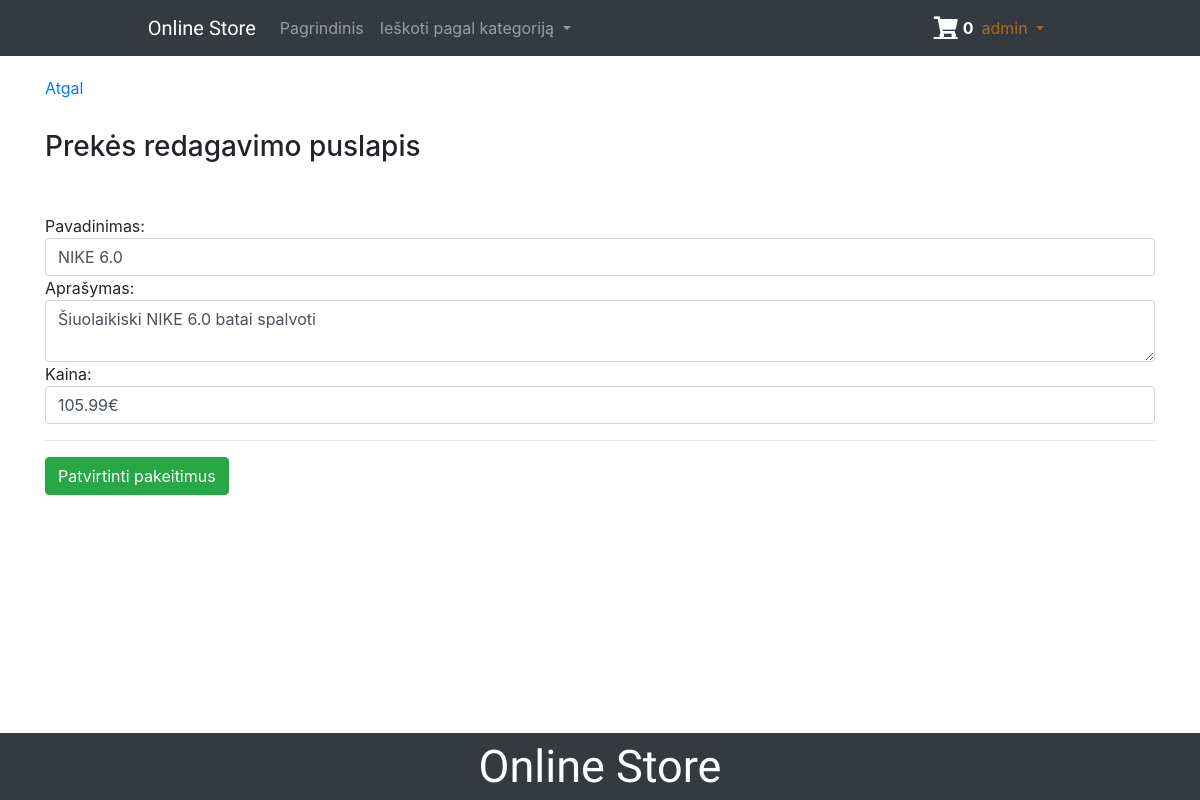
/views/edit_product_info.php?edit_id=11 (signed in), run on the app's committed database.
### tables this page shows
CREATE TABLE `products` (
  `id` int(11) NOT NULL,
  `name` varchar(45) NOT NULL,
  `description` mediumtext NOT NULL,
  `price` double NOT NULL,
  `image` varchar(45) NOT NULL,
  `product_category_id` int(11) NOT NULL
);

### classes/database.class.php (called while the page is built, shortened)
<?php
class Database {
    public function connect() {
        $this->dbhost = "localhost";
        $this->dbuser = "root";
        $this->dbpass = "";
        $this->dbname = "onlineshoppdo";
        $this->charset = "UTF8";
        try{
        $dsn = "mysql:host=" . $this->dbhost . ";dbname=" . $this->dbname . ";charset=" . $this->charset;
        $pdo = new PDO($dsn, $this->dbuser, $this->dbpass);
        $pdo->setAttribute(PDO::ATTR_ERRMODE, PDO::ERRMODE_EXCEPTION);
        return $pdo;
        } catch (PDOException $e) {
                echo "Connect failed:" . $e->getMessage();
        }
    }
}

### classes/products.class.php (called while the page is built, shortened)
<?php
class Products extends Database {
    public  function getCategory($sql) {
        try {
            $stmt = $this->connect()->prepare($sql);
            $stmt->execute();
            while($row = $stmt->fetch()) {
                $data[] = new Getcategories($row);
            } if(!empty($data)) {
                return $data;
            } else {
                return false;
            }
        } catch (PDOException $e) {
            return $e->getMessage();
        }
    }
    public function getProducts($sql) {
        try {
        $stmt = $this->connect()->prepare($sql);
        $stmt->execute();
        while($row = $stmt->fetch()) {
                $data[] = new Getproducts($row);
            }   if(!empty($data)) {
                return $data;
            }   else {
                return false;
            }
        } catch(PDOException $e) {
            return $e->getMessage();
        }
    }
}

### classes/getproducts.class.php (called while the page is built, shortened)
<?php
class Getproducts {
    private $id,
            $name,
            $description,
            $price,
            $image;
    public function __construct($dbRows) {
        $this->name = $dbRows['name'];
        $this->description = $dbRows['description'];
        $this->price = $dbRows['price'];
    }
    public function getName() {
        return $this->name;
    }
    public function getDescription() {
        return $this->description;
    }
    public function getPrice() {
        return $this->price;
    }
}

### views/edit_product_info.php (the view, shortened to what this page needs)
<?php
include_once "../inc/navigation.inc.php";
require_once("../classes/database.class.php");
require_once("../classes/products.class.php");
require_once("../classes/getproducts.class.php");
$id = $_GET['edit_id'];
$edit = new Products();
$choosed = $edit->getProducts("SELECT * FROM products WHERE id= '$id'");
?>
<!DOCTYPE html>
<html lang="en">
<head>
</head>
<body>
    <div class="container">
    <div style="margin-top: 20px">
    <a href="editproducts.php">Atgal</a>
    </div>
        <h3 style="margin-top: 30px; margin-bottom: 50px">Prekės redagavimo puslapis</h3>
        <form action="edit_product_info.php" method="POST">
        <?php if($choosed) { ?>
        <?php foreach($choosed as $editprod) {?>
        Pavadinimas: <input type="text" name="name" class="form-control" value="<?php echo $editprod->getName(); ?>">
        Aprašymas: <textarea class="form-control" name="description" aria-label="With textarea"><?php echo $editprod->getDescription(); ?></textarea>
        Kaina: <input type="text" name="price" class="form-control" value="<?php echo $editprod->getPrice(); ?>&euro;">
        <hr>
        <button type="submit" name="confirm_edit" class="btn btn-success">Patvirtinti pakeitimus</button>
        </form>
        <?php } ?>
        <?php } ?>
    </div>
    <?php include "../inc/footer.php"; ?>
</body>
</html>

### data on the page
products: name "NIKE 6.0", description "Šiuolaikiski NIKE 6.0 batai spalvoti", price "105.99€"

### other printed values
$_SESSION['username'] "admin"
